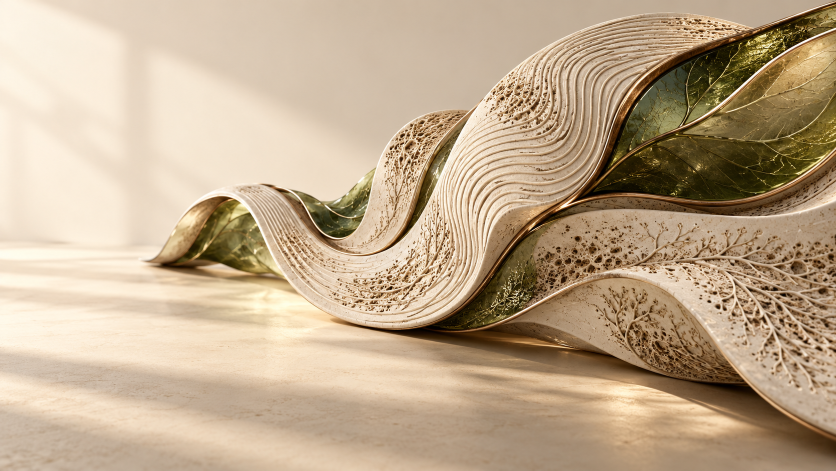
#> input picture src/assets/production/archive-art.png, 1672 x 941 px, given in place of agriculture-v3-original.png, which was not available (shown at 1/2 size)
$ python prepare_v3_assets.py
#> lines starting #> are read from the running program, lines starting #| are printed output that depends on the picture
from pathlib import Path
from PIL import Image
from fontTools import subset
from fontTools.ttLib import TTFont
p=Path(__file__).resolve().parents[1]
src=Path('/workspace/generated_images/exec-59793cc4-209b-4e61-af6b-0c0682f8a961.png')
import shutil
target=p/'src/assets/production/agriculture-v3-original.png'
if src.exists():shutil.copyfile(src,target)
else:src=target
im=Image.open(src).convert('RGB')
#> im is the input picture: PIL image 1672x941 RGB; mean R, G, B 191, 169, 141.1
im.save(p/'public/media/agriculture.webp','WEBP',quality=88)
a=im.copy(); a.thumbnail((800,800)); a.save(p/'public/media/agriculture-mobile.webp','WEBP',quality=82)
#> after `a.thumbnail((800, 800))`:
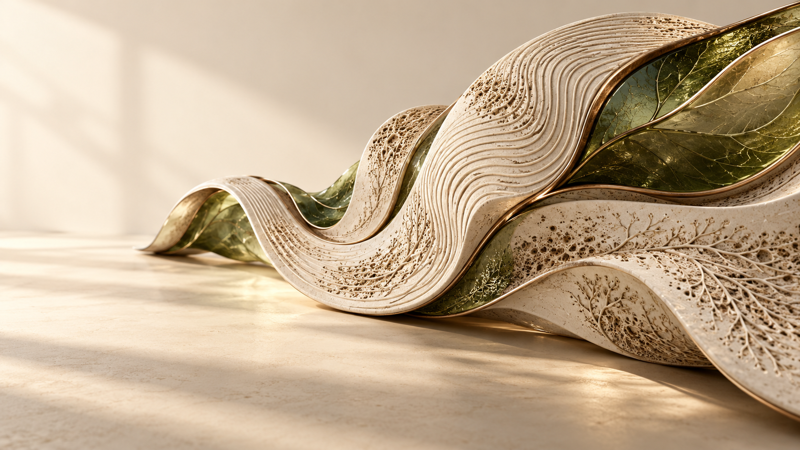
#> a: PIL image 800x450 RGB; mean R, G, B 191, 169, 141.1
font_source=Path('/workspace/instrument-sans.ttf')
if not font_source.exists():
 import urllib.request
 font_source=p/'src/assets/production/instrument-sans-source.ttf'
 urllib.request.urlretrieve('https://raw.githubusercontent.com/google/fonts/main/ofl/instrumentsans/InstrumentSans%5Bwdth,wght%5D.ttf',font_source)
#> (this line was passed over: the network is not available in this run)
#> (the run stopped early here; a loop or call above may not have finished)

$ run again, on src/assets/production/terrain-art.png
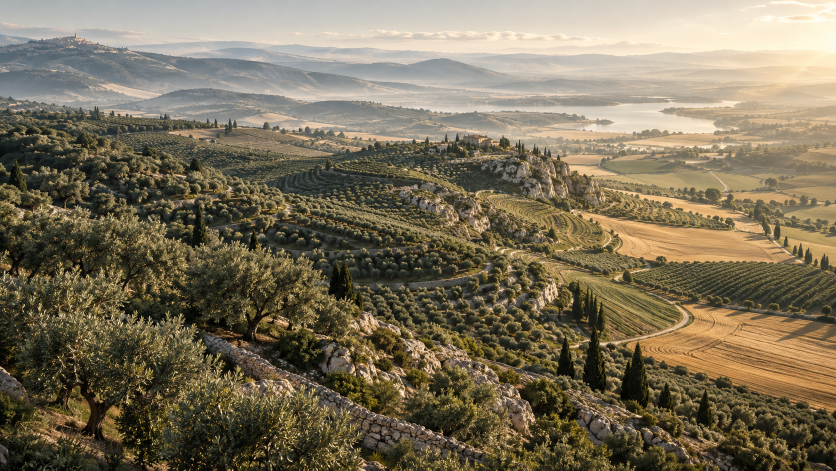
#> input picture src/assets/production/terrain-art.png, 1672 x 941 px, given in place of agriculture-v3-original.png, which was not available (shown at 1/2 size)
#> im is the input picture: PIL image 1672x941 RGB; mean R, G, B 123.6, 112.8, 89.9
#> `a.thumbnail((800, 800))`:
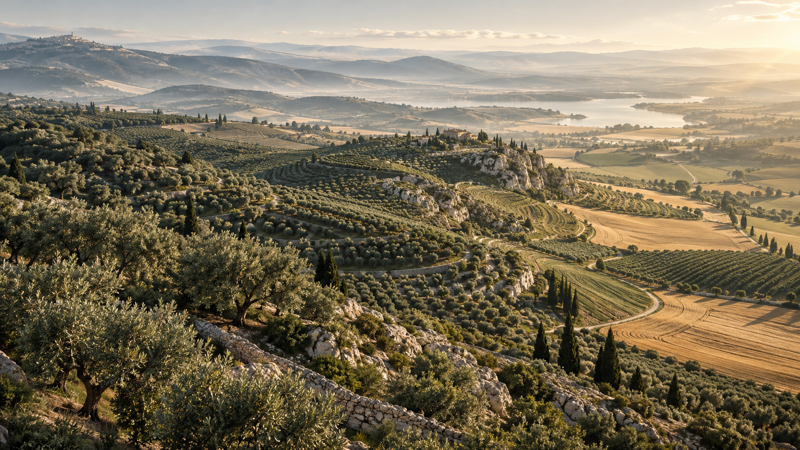
#> a: PIL image 800x450 RGB; mean R, G, B 123.6, 112.8, 89.9
